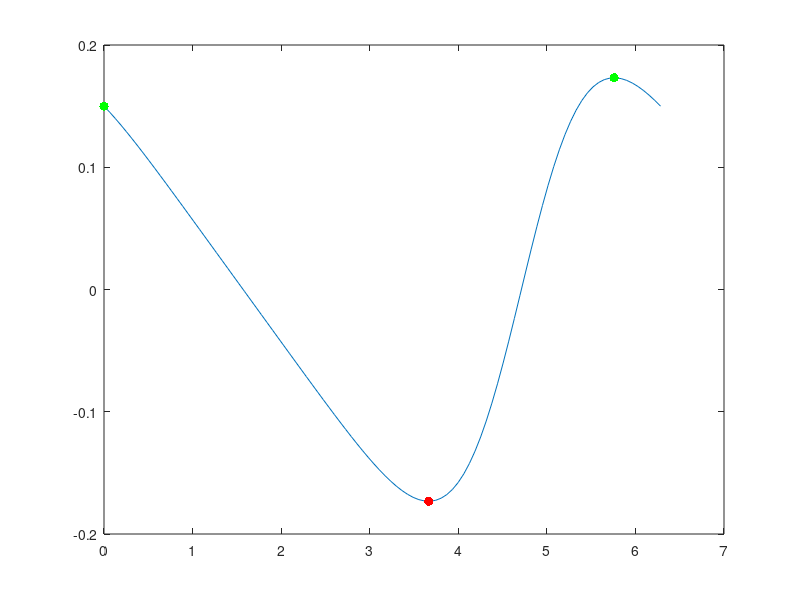

MATLAB code for this plot:
% Optimize 3 cos(x) / (20 + 10 sin(x)) on [0, 2 pi]
close all;
f = @(x) 3 * cos(x) ./ (20 + 10 * sin(x));
x = linspace(0, 2*pi);
plot(x, f(x));
hold on;

% Basic minimum search
xmin = fminbnd(f, 0, 2*pi);
plot(xmin, f(xmin), '.r', 'markersize', 20);
disp('Global min (x, y) ');
disp([xmin, f(xmin)])

% Max search: look for mins of -f(x)
fn = @(x) -1*f(x);
xmax = fminbnd(fn, 0, 2*pi);
plot(xmax, f(xmax), '.g', 'markersize', 20);
disp('Endpoint (x, y) ');
disp([xmax, f(xmax)])

% Search again, because there is a local max that is being missed.
xmax = fminbnd(fn, 5, 2*pi);
plot(xmax, f(xmax), '.g', 'markersize', 20);
disp('Global max (x, y) ');
disp([xmax, f(xmax)])

